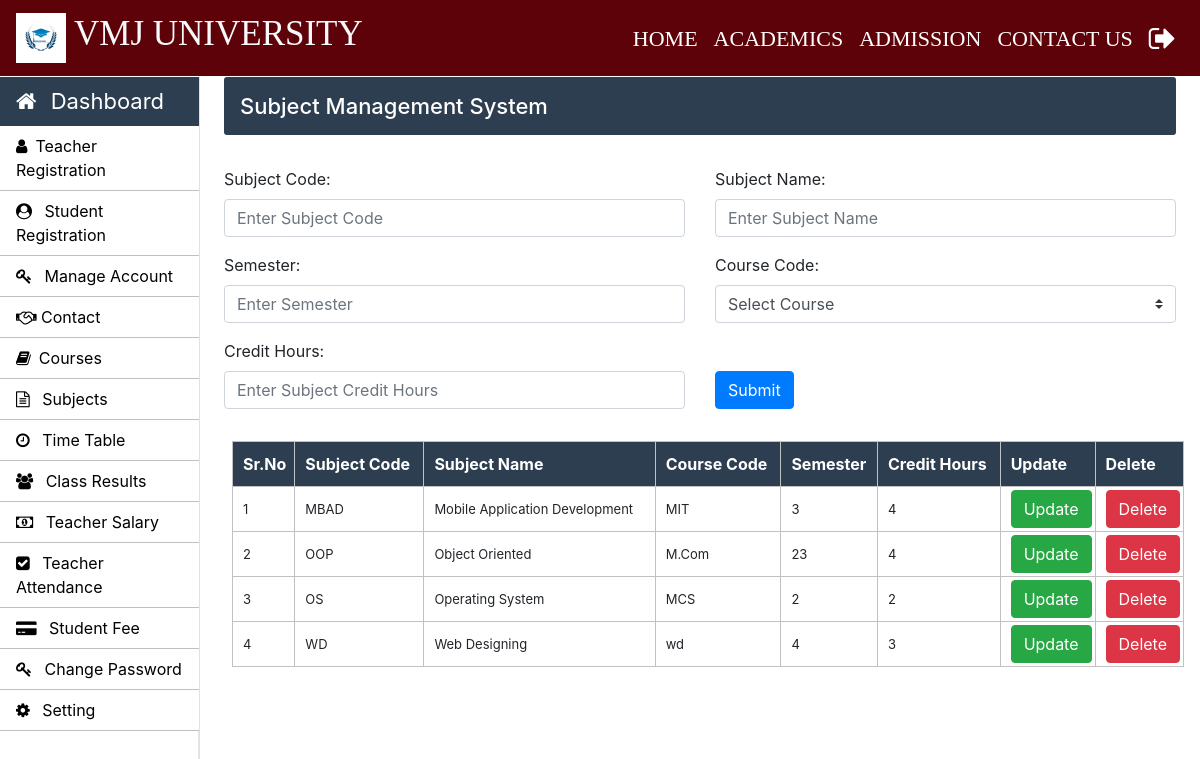
The page /admin/subjects.php (signed in) on the database as committed earlier.
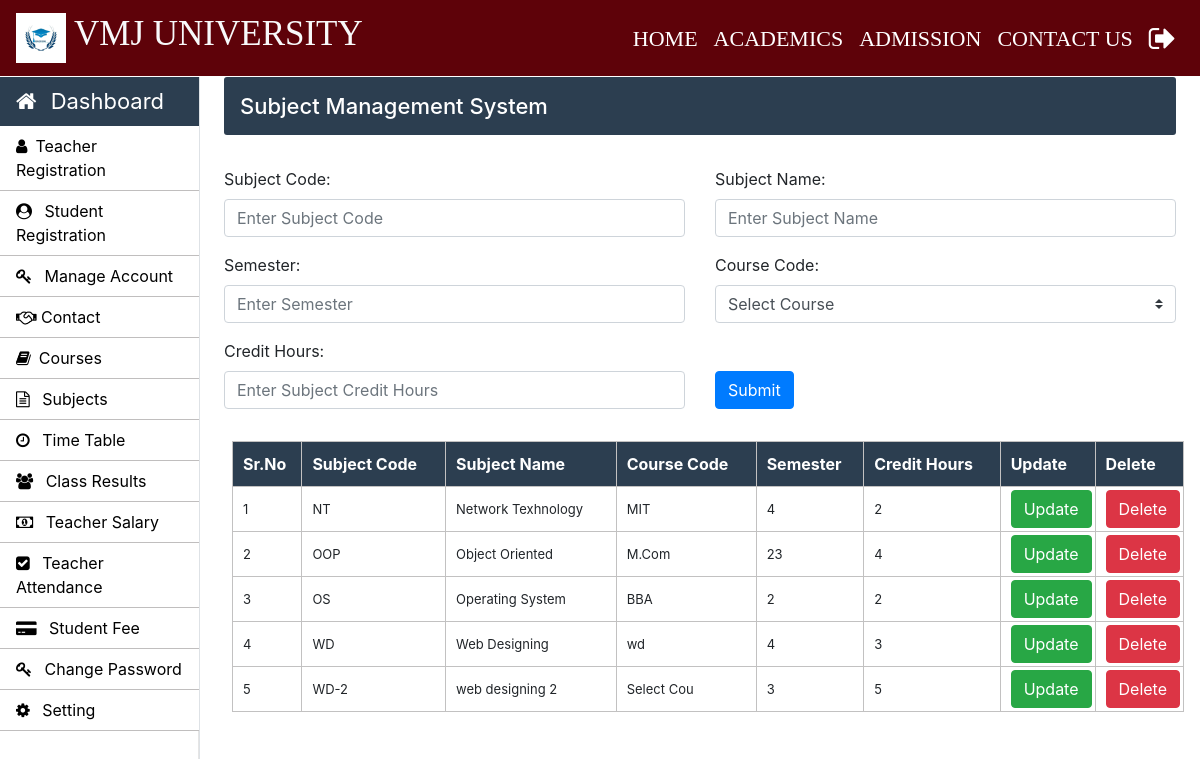
The same page on the database as committed later.
### tables this page shows
CREATE TABLE IF NOT EXISTS `course_subjects` (
  `subject_code` varchar(10) NOT NULL,
  `subject_name` varchar(50) NOT NULL,
  `course_code` varchar(10) NOT NULL,
  `semester` int NOT NULL,
  `dept_id` int DEFAULT NULL,
  `credit_hours` int NOT NULL,
  PRIMARY KEY (`subject_code`)
);

### admin/subjects.php (the view, shortened to what the changed rows need)
<!doctype html>
<html lang="en">
<head>
</head>
<body>
    <?php include('../common/common-header.php') ?>
    <main role="main" class="col-xl-10 col-lg-9 col-md-8 ml-sm-auto px-md-4 mb-2 w-100">
        <div class="sub-main">
            <div class="row">
                <div class="col-md-12 ml-2">
                    <section class="mt-3">
                        <table class="w-100 table-elements table-three-tr" cellpadding="3">
                            <tr class="table-tr-head table-three text-white">
                                <th>Sr.No</th>
                                <th>Subject Code</th>
                                <th>Subject Name</th>
                                <th>Course Code</th>
                                <th>Semester</th>
                                <th>Credit Hours</th>
                                <th>Update</th>
                                <th>Delete</th>
                            </tr>
                            <?php
                                $sr=1;
                                $query="SELECT subject_code, subject_name, course_code, semester, credit_hours FROM course_subjects";
                                $run=mysqli_query($con,$query);
                                while($row=mysqli_fetch_array($run)) {
                                    echo "<tr>";
                                    echo "<td>".$sr++."</td>";
                                    echo "<td>".$row['subject_code']."</td>";
                                    echo "<td>".$row['subject_name']."</td>";
                                    echo "<td>".$row['course_code']."</td>";
                                    echo "<td>".$row['semester']."</td>";
                                    echo "<td>".$row['credit_hours']."</td>";
                                    echo "<td width='20'>
                                            <form method='post'>
                                                <input type='hidden' name='subject_code' value='".$row['subject_code']."'>
                                                <input type='hidden' name='subject_name' value='".$row['subject_name']."'>
                                                <input type='hidden' name='course_code' value='".$row['course_code']."'>
                                                <input type='hidden' name='semester' value='".$row['semester']."'>
                                                <input type='hidden' name='credit_hours' value='".$row['credit_hours']."'>";
                                    echo "<button type='submit' name='update' class='btn btn-success update-btn'>Update</button>";
                                    echo "</form>";
                                    echo "</td>";
                                    echo "<td width='20'><a class='btn btn-danger' href='delete-function.php?subject_code=".$row['subject_code']."'>Delete</a></td>";
                                    echo "</tr>";
                                }
                            ?>
                        </table>
                    </section>
                </div>
            </div>
        </div>
    </main>
</body>
</html>

Rows that differ between the two databases and show on the page:
removed course_subjects: subject_code "MBAD", subject_name "Mobile Application Development", course_code "MIT", semester "3", credit_hours "4"
added course_subjects: subject_code "NT", subject_name "Network Texhnology", course_code "MIT", semester "4", credit_hours "2"
changed course_subjects "OS": course_code "MCS" → "BBA"
added course_subjects: subject_code "WD-2", subject_name "web designing 2", course_code "Select Cou", semester "3", credit_hours "5"
